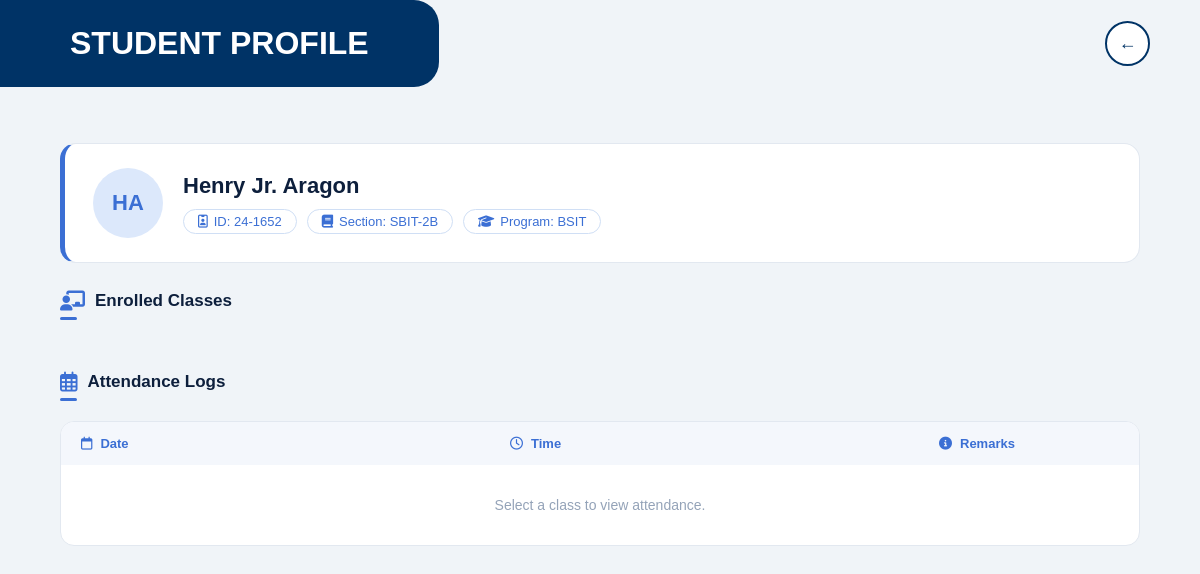
The app's page /admin/student_profile.php?id=28 with its own data.
### tables this page shows
CREATE TABLE `students` (
  `id` int(10) UNSIGNED NOT NULL,
  `fname` varchar(64) NOT NULL DEFAULT 'none',
  `lname` varchar(64) NOT NULL DEFAULT 'none',
  `mname` varchar(64) DEFAULT NULL,
  `section` varchar(12) DEFAULT NULL,
  `year` enum('1st','2nd','3rd','4th','irreg') DEFAULT NULL,
  `gender` varchar(8) NOT NULL DEFAULT 'male',
  `stud_num` varchar(10) NOT NULL DEFAULT '0',
  `course` varchar(128) DEFAULT NULL,
  `card_uid` varchar(30) DEFAULT NULL,
  `last_update` datetime DEFAULT NULL,
  `card_select` tinyint(1) DEFAULT 1,
  `add_card` tinyint(1) DEFAULT 0,
  `archive` tinyint(1) DEFAULT 0
);

### admin/student_profile.php (the view, shortened to what this page needs)
<?php
require_once '../connectDB.php';
$sID = $_GET['id'];
$sql = "SELECT * FROM students WHERE id=?";
$stmt = $conn->prepare($sql);
$stmt->bind_param("i", $sID);
$stmt->execute();
$student = $stmt->get_result()->fetch_assoc();
?>
<!DOCTYPE html>
<html lang="en">
<head>
    <link rel="stylesheet" href="https://cdnjs.cloudflare.com/ajax/libs/font-awesome/6.5.0/css/all.min.css">
</head>
<body>
    <div class="site-header">
        <div class="title-box">STUDENT PROFILE</div>
        <a href="javascript:history.back()" class="back-btn">&#8592;</a>
    </div>
    <div class="container">
        <?php
            $fname    = $student['fname']  ?? '';
            $mname    = $student['mname']  ?? '';
            $lname    = $student['lname']  ?? '';
            $initials = strtoupper(substr($fname, 0, 1) . substr($lname, 0, 1));
            $fullname = trim("$fname $mname $lname");
        ?>
        <div class="profile-box">
            <div class="avatar"><?= $initials ?></div>
            <div>
                <div class="student-name"><?= $fullname ?></div>
                <div class="meta-tags">
                    <span class="meta-tag">
                        <i class="fa-regular fa-id-badge"></i>
                        ID: <?= $student['stud_num'] ?>
                    </span>
                    <span class="meta-tag">
                        <i class="fa-solid fa-book"></i>
                        Section: <?= $student['section'] ?>
                    </span>
                    <span class="meta-tag">
                        <i class="fa-solid fa-graduation-cap"></i>
                        Program: <?= $student['course'] ?>
                    </span>
                </div>
            </div>
        </div>
        <div class="section-head">
            <i class="fa-solid fa-chalkboard-teacher"></i>
            <span>Enrolled Classes</span>
        </div>
        <div class="underline"></div>
        <div class="section-head">
            <i class="fa-regular fa-calendar-days"></i>
            <span>Attendance Logs</span>
        </div>
        <div class="underline"></div>
        <div class="log-card">
            <div class="log-header">
                <div class="log-header-cell">
                    <i class="fa-regular fa-calendar"></i> Date
                </div>
                <div class="log-header-cell">
                    <i class="fa-regular fa-clock"></i> Time
                </div>
                <div class="log-header-cell">
                    <i class="fa-solid fa-circle-info"></i> Remarks
                </div>
            </div>
            <div id="attendanceList">
                <div class="empty-state">Select a class to view attendance.</div>
            </div>
        </div>
    </div>
</body>
</html>

### admin/student_profile.php (style rules this page uses)
* { margin: 0; padding: 0; box-sizing: border-box; font-family: Arial, sans-serif; }
body { background: #f0f4f8; }
.site-header { display: flex; justify-content: space-between; align-items: center; margin-bottom: 28px; }
.site-header a { width: 45px; height: 45px; border-radius: 50%; border:2px solid #003366; background: white; display: flex; justify-content: center; align-items: center; text-decoration: none; color: #003366; font-size: 18px; margin-right: 50px; transition:transform 0.3s; }
.title-box { background: #003366; color: white; font-weight: 900; font-size: 32px; padding: 25px 70px; border-top-right-radius: 25px; border-bottom-right-radius: 25px; }
.back-btn { width: 50px; height: 50px; border-radius: 50%; background: white; border: 1px solid #e2e8f0; display: flex; justify-content: center; align-items: center; text-decoration: none; color: #003366; font-size: 18px; margin-right: 32px; }
.container { width: 90%; max-width: 1100px; margin: auto; padding: 28px 0; }
.profile-box { background: white; border-radius: 16px; border: 0.5px solid #e2e8f0; border-left: 5px solid #3b6fd4; padding: 24px 28px; display: flex; align-items: center; gap: 20px; margin-bottom: 28px; }
.avatar { width: 70px; height: 70px; border-radius: 50%; background: #dce8fb; display: flex; align-items: center; justify-content: center; font-size: 22px; font-weight: 700; color: #3b6fd4; flex-shrink: 0; }
.student-name { font-size: 22px; font-weight: 700; color: #0d1f3c; margin-bottom: 10px; }
.meta-tags { display: flex; gap: 10px; flex-wrap: wrap; }
.meta-tag { display: flex; align-items: center; gap: 6px; border: 1px solid #d0dff5; border-radius: 999px; padding: 4px 14px; font-size: 13px; color: #3b6fd4; background: white; }
.section-head { display: flex; align-items: center; gap: 10px; margin-bottom: 6px; }
.section-head i { font-size: 20px; color: #3b6fd4; }
.section-head span { font-size: 17px; font-weight: 700; color: #0d1f3c; }
.underline { width: 17px; height: 3px; background: #3b6fd4; border-radius: 2px; margin-bottom: 20px; }
.log-card { background: white; border-radius: 14px; border: 0.5px solid #e2e8f0; overflow: hidden; }
.log-header { display: grid; grid-template-columns: 1fr 1fr 180px; padding: 14px 20px; background: #f4f7fc; }
.log-header-cell { display: flex; align-items: center; gap: 8px; font-size: 13px; font-weight: 700; color: #3b6fd4; }
.empty-state { padding: 32px; text-align: center; color: #94a3b8; font-size: 14px; }

### records on screen
students: initials "HA", fullname "Henry Jr. Aragon", stud_num "24-1652", section "SBIT-2B", course "BSIT"
